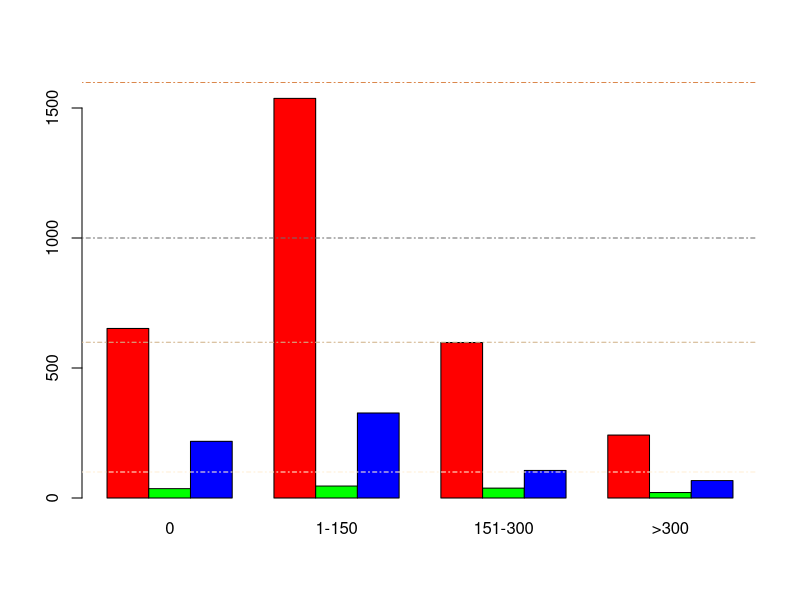
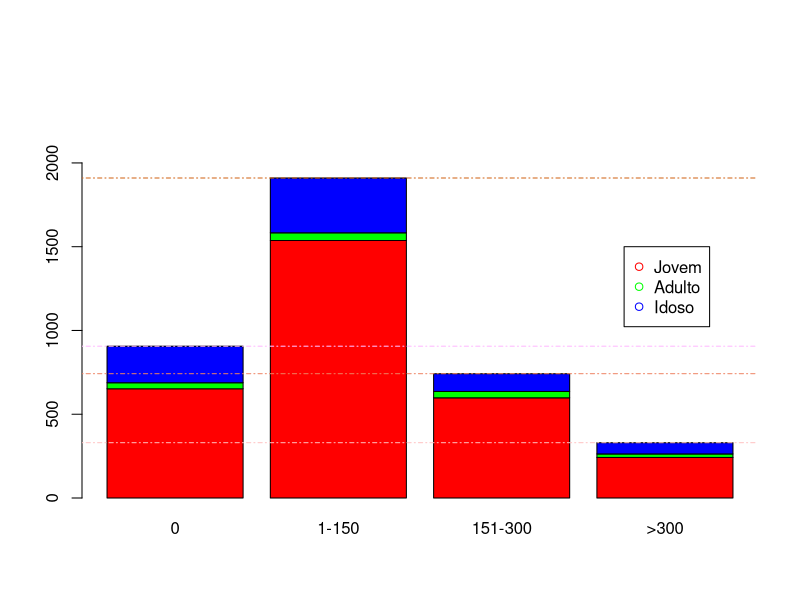
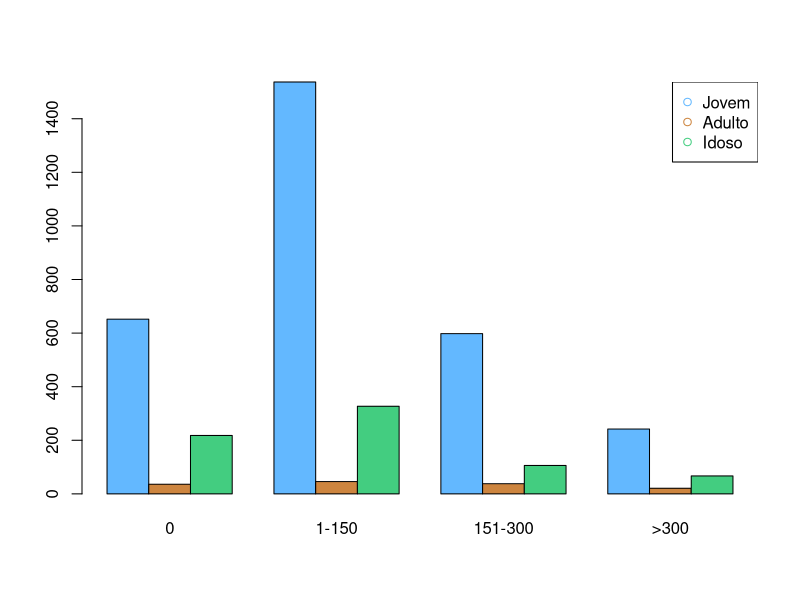
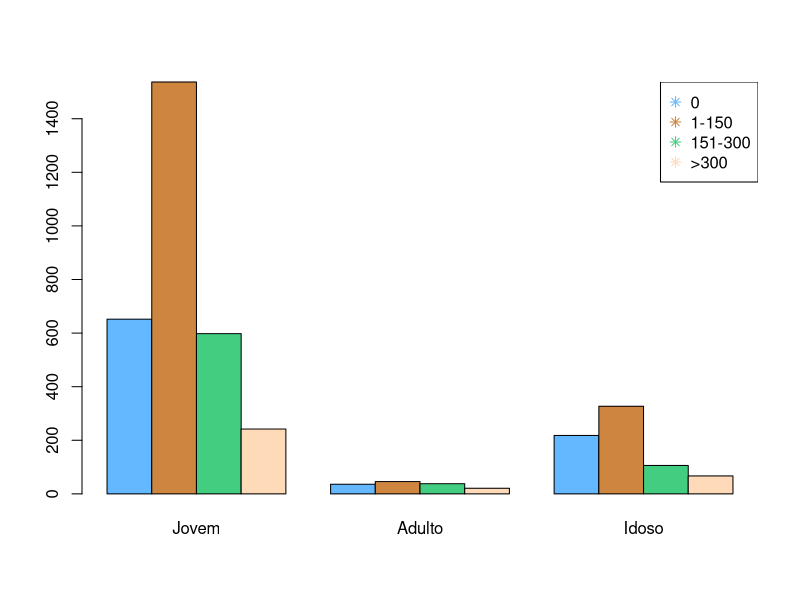

These charts were generated, in order, by the following R code:
setwd("~/Documentos/dsa/BigDataAnalytics/Cap04-Graficos")
getwd()

cores = c("red", "green", "blue", "yellow", "orange", "brown", "cyan", "black", 
          "brown", "gray", "whitesmoke")

library(plotrix)
# ablineclip(v=4, lty=3, col="paleturquoise4", lwd = 1)

?barplot

# Preparando os dados - Nº de casamento de uma igreja
dados <- matrix(c(652, 1537, 598, 242, 36, 46, 38, 21, 218, 327, 106, 67)
                , nrow = 3
                , byrow = T)
dados

# Nomeando linhas e colunas na matriz
colnames(dados) <- c("0", "1-150", "151-300", ">300")
rownames(dados) <- c("Jovem", "Adulto", "Idoso")
dados

# Construindo o Barplot
barplot(dados, beside = T, col = cores[1:3], ylim = c(0, 1600))
ablineclip(h=1599, lty=4, col="chocolate", lwd = 1)
ablineclip(h=1000, lty=4, col="grey43", lwd = 1)
ablineclip(h=599, lty=4, col="tan", lwd = 1)
ablineclip(h=100, lty=4, col="papayawhip", lwd = 1)

barplot(dados, col = cores[1:3], ylim = c(0, max(colSums(dados))*1.3))
ablineclip(h=1910, lty=4, col="chocolate", lwd = 1)
ablineclip(h=906, lty=4, col="plum1", lwd = 1)
ablineclip(h=742, lty=4, col="salmon2", lwd = 1)
ablineclip(h=330, lty=4, col="rosybrown1", lwd = 1)

# Cria a legenda
legend(4, 1500,
       legend = c("Jovem", "Adulto", "Idoso"),
       col = cores[1:3],
       pch =1
)

# Agora temos uma coluna para cada faixa etária, mas na mesma faixa de quantidade
barplot(dados, beside=T, col=c("steelblue1", "tan3", "seagreen3"))
legend("topright", legend = c("Jovem", "Adulto", "Idoso"),
       pch=1, col=c("steelblue1", "tan3", "seagreen3"))

# Com a transposta da matriz, invertemos as posições entre faixa etária e faixa de quantidade
barplot(t(dados), beside=T, col=c("steelblue1", "tan3", "seagreen3", "peachpuff1"))
legend("topright", legend = c("0", "1-150", "151-300", ">300"),
       pch=8, col=c("steelblue1", "tan3", "seagreen3", "peachpuff1"))
